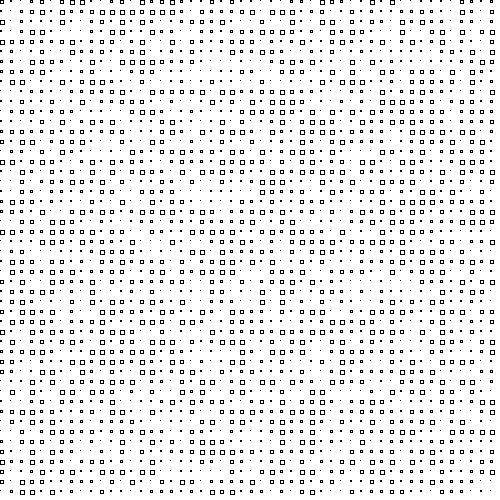
Frame 1 (no input)
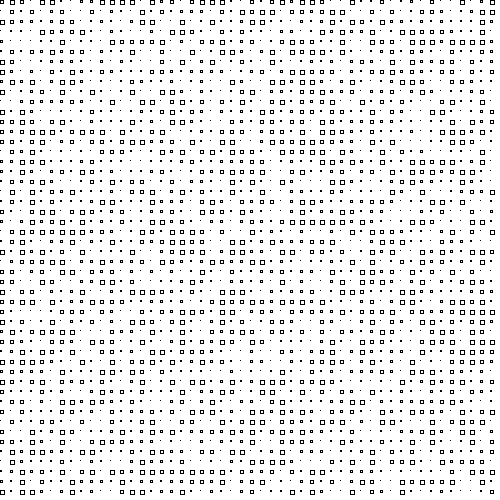
Frame 60 (the mouse pressed at the canvas centre just before this capture)
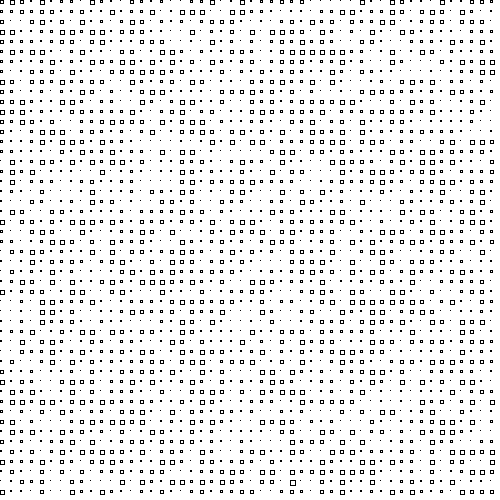
Frame 120 (the mouse held since frame 60 and released just before this capture)

The Processing sketch that drew these frames (run headless with seeded random() and noise(); from frame 60 on, the mouse is pressed at the canvas centre):

// Processing sketch: processing_66903
// ── processing_66903.pde


void setup(){
size(500,500);
}

void draw(){
  background(255);
for(int posX=0; posX<500; posX+=10){
 for(int posY=0; posY<500; posY+=10){
  float s=random(0,5);
 myRect(posX,posY,s);
  }
 }
}


void myRect(int posX, int posY, float s){
 pushMatrix ();
 translate(posX,posY);
rect(0,0,s,s);
 popMatrix();
}
